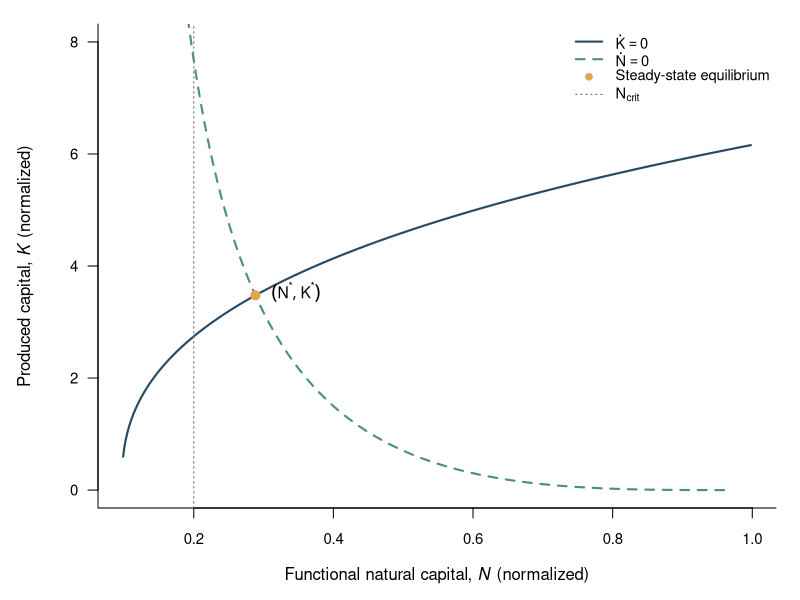
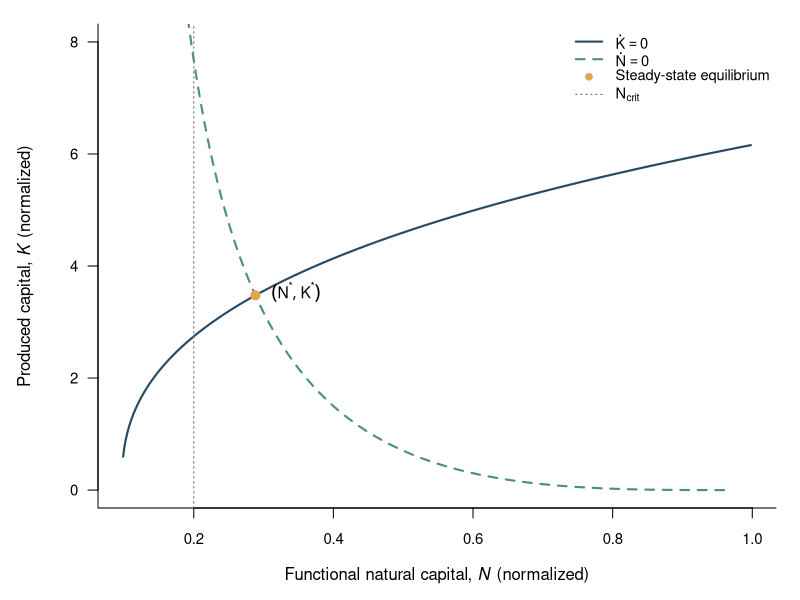
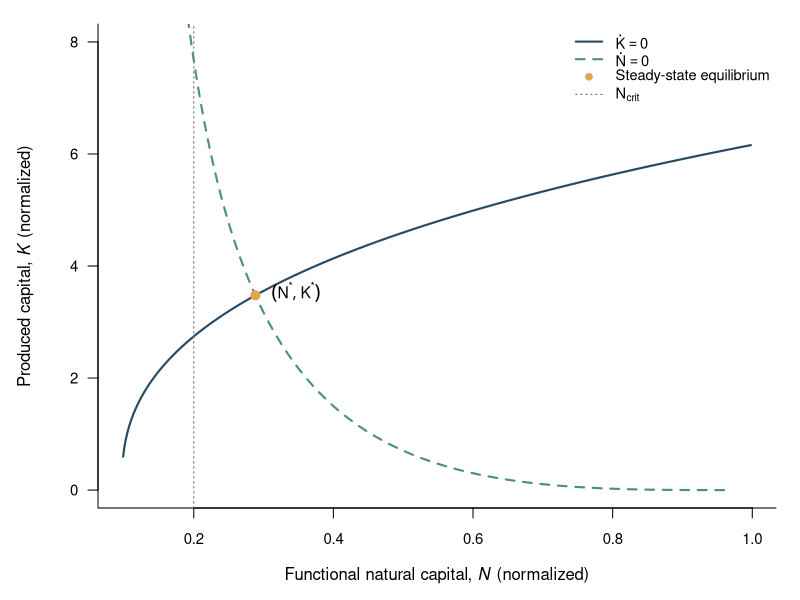
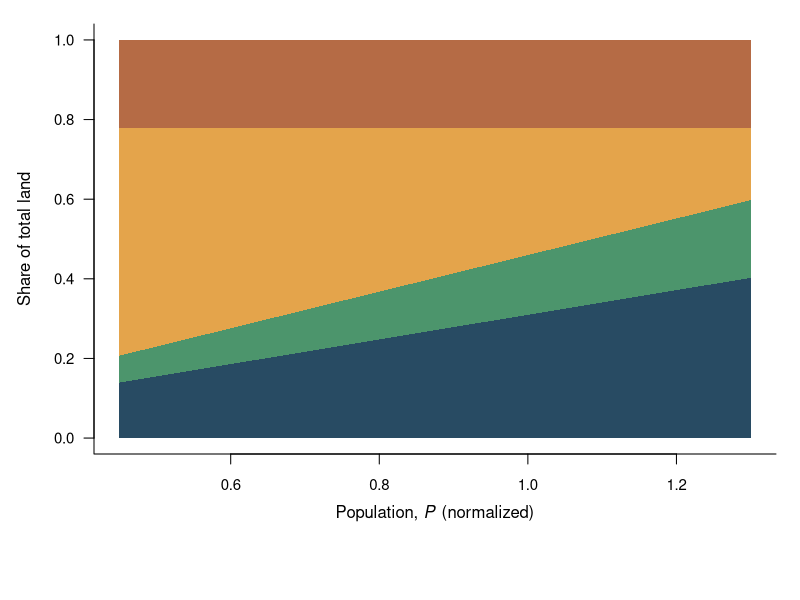
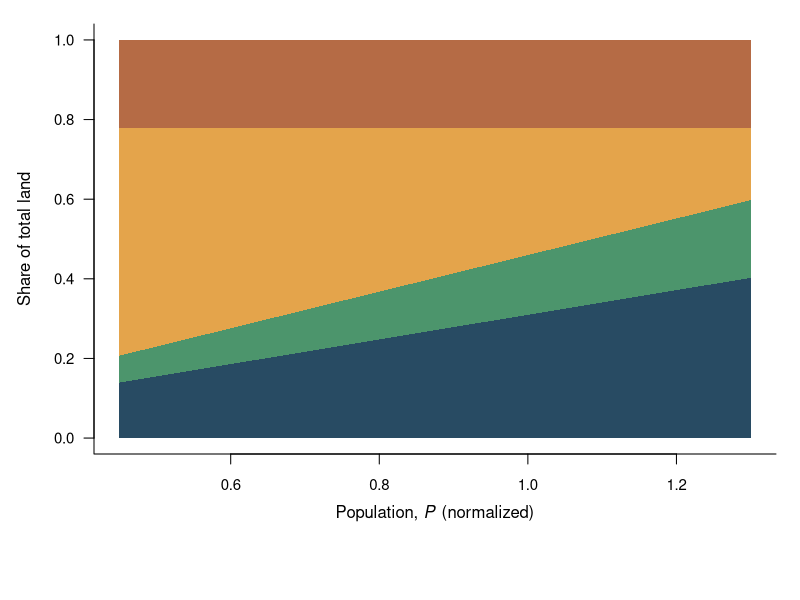
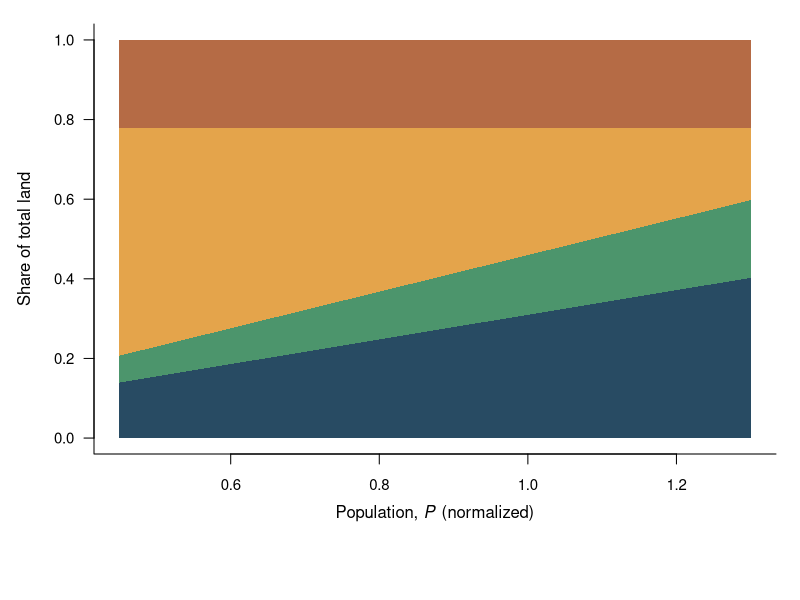
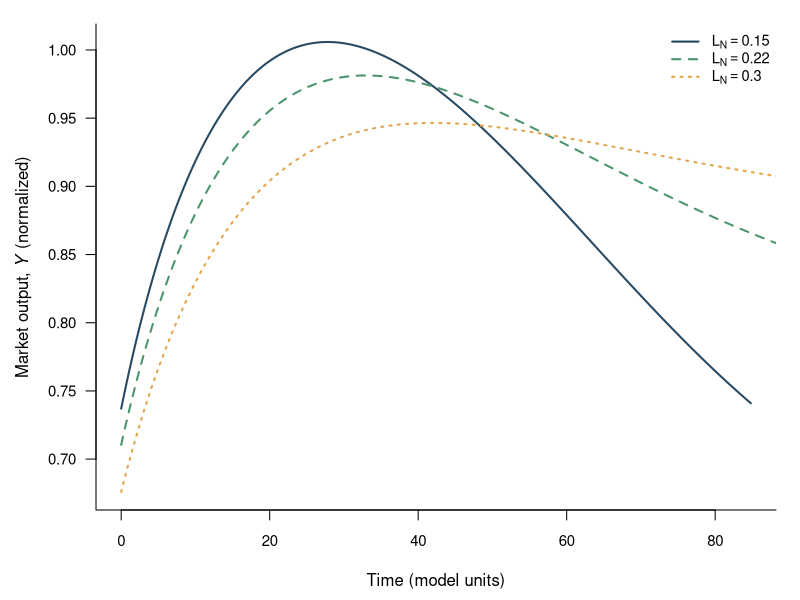
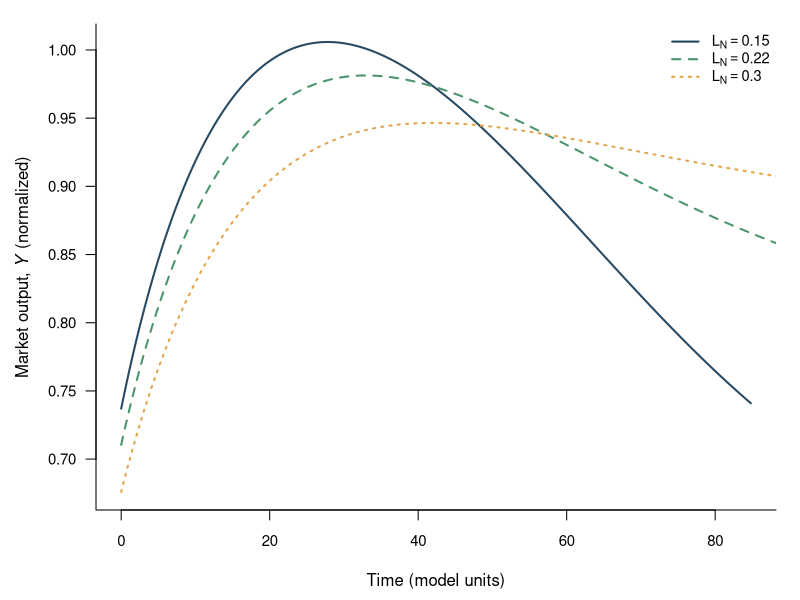

Here is the R script that generated these plots, in order:
# Growth on a Finite Surface — reproducible numerical illustrations
# Guamán-Lazo, Luis | Universidad Técnica de Manabí
# Base R only. From repository root: source('code/Reproducible_model_code.R')
# Outputs are written in ./finite_surface_outputs/
# NOTE: equilibrium theorems concern a REDUCED constant-saving system,
# not existence/uniqueness of the infinite-horizon planner optimum.

set.seed(20260928)
# Run from the repository root. No machine-specific working directory is required.
outdir <- 'finite_surface_outputs'
dir.create(outdir, showWarnings=FALSE, recursive=TRUE)
p <- list(Tbar=1, fbar=.18, AF=.65, xi=.50, hbar=.12, AH=.80,
          A=.90, alpha=.35, beta=.25, gamma=.20, s=.22, delta=.05,
          rhoN=.08, Nbar=1, chi=.015, zeta=.005, Ncrit=.20,
          LN_min=.12)
# Explicit parameter alias: prevents undefined defaults in helper functions.
PARAMS <- p
stopifnot(p$Tbar>0,p$fbar>0,p$AF>0,p$xi>0,p$hbar>0,p$AH>0,
          p$A>0,p$alpha>0,p$alpha<1,p$beta>0,p$gamma>=0,
          p$s>0,p$s<1,p$delta>0,p$rhoN>0,p$Nbar>0,
          p$chi>0,p$zeta>0,p$Ncrit>0,p$Ncrit<p$Nbar,
          p$LN_min>=0,p$LN_min<p$Tbar)

land <- function(P,N,LN,p=PARAMS) {
  if(any(!is.finite(c(P,N,LN))) || P<=0 || N<=0 || LN<p$LN_min || LN>p$Tbar)
    stop('Invalid population, ecological stock or conservation allocation')
  LA <- p$fbar*P/(p$AF*N^p$xi)
  LH <- p$hbar*P/p$AH
  LY <- p$Tbar-LA-LH-LN
  c(LA=LA,LH=LH,LY=LY,LN=LN)
}
D <- function(P,N,LN,p=PARAMS) unname(land(P,N,LN,p)['LY'])
Y <- function(K,P,N,LN,p=PARAMS) {
  if(!is.finite(K) || K<=0 || D(P,N,LN,p)<=0) return(NA_real_)
  p$A*K^p$alpha*D(P,N,LN,p)^p$beta*N^p$gamma
}
dD_dP <- function(P,N,p=PARAMS) -p$fbar/(p$AF*N^p$xi)-p$hbar/p$AH
dD_dN <- function(P,N,p=PARAMS) p$xi*p$fbar*P/(p$AF*N^(p$xi+1))
d2D_dN2 <- function(P,N,p=PARAMS) -p$xi*(p$xi+1)*p$fbar*P/(p$AF*N^(p$xi+2))
d2D_dPdN <- function(P,N,p=PARAMS) p$xi*p$fbar/(p$AF*N^(p$xi+1))
dY_dK <- function(K,P,N,LN,p=PARAMS) p$alpha*Y(K,P,N,LN,p)/K
# IMPORTANT: planner partial holds LY fixed; reduced derivative includes D'(N).
dY_dN_partial <- function(K,P,N,LN,p=PARAMS) p$gamma*Y(K,P,N,LN,p)/N
dY_dN_total <- function(K,P,N,LN,p=PARAMS) {
  y <- Y(K,P,N,LN,p)
  y*(p$gamma/N+p$beta*dD_dN(P,N,p)/D(P,N,LN,p))
}
Pmax <- function(N,LN=p$LN_min,p=PARAMS) (p$Tbar-LN)/(p$fbar/(p$AF*N^p$xi)+p$hbar/p$AH)
N_feasibility <- function(P,LN,p=PARAMS) {
  B <- p$Tbar-p$hbar*P/p$AH-LN
  if(B<=0) return(NA_real_)
  (p$fbar*P/(p$AF*B))^(1/p$xi)
}
cdiff <- function(fun,x,h=1e-5) (fun(x+h)-fun(x-h))/(2*h)
P0 <- .75; N0 <- .80; K0 <- 1.50; LN0 <- .22
stopifnot(LN0>=p$LN_min,D(P0,N0,LN0,p)>0)
checks <- data.frame(
  derivative=c('D_P','D_N','D_NN','D_PN','D_LN','Y_K','Y_N_total','Y_N_partial'),
  analytical=c(dD_dP(P0,N0,p),dD_dN(P0,N0,p),d2D_dN2(P0,N0,p),
               d2D_dPdN(P0,N0,p),-1,dY_dK(K0,P0,N0,LN0,p),
               dY_dN_total(K0,P0,N0,LN0,p),dY_dN_partial(K0,P0,N0,LN0,p)),
  numerical=c(cdiff(function(x) D(x,N0,LN0,p),P0),
              cdiff(function(x) D(P0,x,LN0,p),N0),
              cdiff(function(x) dD_dN(P0,x,p),N0),
              cdiff(function(x) dD_dP(P0,x,p),N0),
              cdiff(function(x) D(P0,N0,x,p),LN0),
              cdiff(function(x) Y(x,P0,N0,LN0,p),K0),
              cdiff(function(x) Y(K0,P0,x,LN0,p),N0),
              cdiff(function(x) p$A*K0^p$alpha*D(P0,N0,LN0,p)^p$beta*x^p$gamma,N0)))
checks$absolute_error <- abs(checks$analytical-checks$numerical)
write.csv(checks,file.path(outdir,'derivative_checks.csv'),row.names=FALSE)
stopifnot(all(is.finite(checks$absolute_error)),max(checks$absolute_error)<1e-5)

# Proposition 3: analytic Nf, strict boundary condition and unique root.
solve_reduced <- function(P,LN,p=PARAMS) {
  nf <- N_feasibility(P,LN,p)
  if(!is.finite(nf) || nf>=p$Nbar)
    return(list(status='No nonempty feasible ecological interval',Nf=nf))
  margin <- p$rhoN*LN*(1-nf/p$Nbar)-p$zeta*p$fbar*P
  if(margin<=0)
    return(list(status='Existence theorem boundary condition fails',Nf=nf,margin=margin))
  Knull <- function(N) ((p$s*p$A/p$delta)*D(P,N,LN,p)^p$beta*N^p$gamma)^(1/(1-p$alpha))
  G <- function(N) p$rhoN*LN*(1-N/p$Nbar)-p$chi*Y(Knull(N),P,N,LN,p)-p$zeta*p$fbar*P
  # G is evaluated at Nf by its analytic right-hand limit, avoiding D=0.
  ns <- uniroot(G,c(nf+1e-10*(p$Nbar-nf),p$Nbar),tol=1e-12)$root
  ks <- Knull(ns); ys <- Y(ks,P,ns,LN,p)
  YK <- dY_dK(ks,P,ns,LN,p); YN <- dY_dN_total(ks,P,ns,LN,p)
  J <- matrix(c(p$s*YK-p$delta,-p$chi*YK,p$s*YN,
                -p$rhoN*LN/p$Nbar-p$chi*YN),2,2,
              dimnames=list(c('Kdot','Ndot'),c('K','N')))
  tr <- sum(diag(J)); determinant <- det(J); eigenvalues <- eigen(J)$values
  stopifnot(tr<0,determinant>0,all(Re(eigenvalues)<0),
            abs(p$s*ys-p$delta*ks)<1e-7,abs(G(ns))<1e-7)
  list(status=if(ns>p$Ncrit) 'Interior and ecologically admissible' else
         'Interior mathematically; violates Ncrit',Nf=nf,margin=margin,
       Nstar=ns,Kstar=ks,Ystar=ys,J=J,trace=tr,determinant=determinant,
       eigenvalues=eigenvalues,Knull=Knull,G=G)
}
sol <- solve_reduced(P0,LN0,p)
if(is.null(sol$Nstar)) stop(sol$status)
write.csv(data.frame(Nf=sol$Nf,Nstar=sol$Nstar,Kstar=sol$Kstar,
                     Ystar=sol$Ystar,trace=sol$trace,determinant=sol$determinant,
                     admissible=sol$Nstar>p$Ncrit),
          file.path(outdir,'equilibrium_v6.csv'),row.names=FALSE)
write.csv(sol$J,file.path(outdir,'jacobian_v6.csv'))

# RK4 with no artificial floor or clipping: stop at first detected infeasible step (grid approximation).
rhs <- function(z,LN,P,p=PARAMS) {
  K <- z[1]; N <- z[2]
  if(!is.finite(K) || !is.finite(N) || K<=0 || N<=0 || N>p$Nbar ||
     D(P,N,LN,p)<=0) return(c(NA_real_,NA_real_))
  yy <- Y(K,P,N,LN,p)
  c(p$s*yy-p$delta*K,
    p$rhoN*LN*(1-N/p$Nbar)-p$chi*yy-p$zeta*p$fbar*P)
}
simulate_path <- function(LN,T=150,dt=.05,P=P0,p=PARAMS,Kinit=1,Ninit=.85) {
  tt <- seq(0,T,by=dt); zz <- matrix(NA_real_,length(tt),2)
  zz[1,] <- c(Kinit,Ninit); status <- 'completed'; last <- length(tt)
  for(i in 2:length(tt)) {
    z <- zz[i-1,]; a <- rhs(z,LN,P,p)
    b <- rhs(z+dt*a/2,LN,P,p)
    c <- rhs(z+dt*b/2,LN,P,p)
    d <- rhs(z+dt*c,LN,P,p)
    zn <- z+dt*(a+2*b+2*c+d)/6
    if(any(!is.finite(c(a,b,c,d,zn))) || zn[1]<=0 || zn[2]<=0 ||
       zn[2]>p$Nbar || D(P,zn[2],LN,p)<=0 || zn[2]<p$Ncrit) {
      status <- 'stopped: infeasible or ecological floor reached'
      last <- i-1; break
    }
    zz[i,] <- zn
  }
  zz <- zz[seq_len(last),,drop=FALSE]
  zN <- zz[,2]
  yy <- vapply(seq_len(last),function(i) Y(zz[i,1],P,zN[i],LN,p),numeric(1))
  LL <- t(vapply(zN,function(n) land(P,n,LN,p),numeric(4)))
  df <- data.frame(time=tt[seq_len(last)],K=zz[,1],N=zN,Y=yy,
                   LA=LL[,1],LH=LL[,2],LY=LL[,3],LN=LL[,4],
                   scenario_LN=LN)
  stopifnot(max(abs(rowSums(LL)-p$Tbar))<1e-10,all(df$LY>0))
  attr(df,'status') <- status
  df
}
scenarios <- c(.15,.22,.30)
paths <- lapply(scenarios, function(LN) simulate_path(LN=LN, P=P0, p=PARAMS))
allpaths <- do.call(rbind,paths)
write.csv(allpaths,file.path(outdir,'transition_paths.csv'),row.names=FALSE)
write.csv(data.frame(LN=scenarios,status=vapply(paths,function(x) attr(x,'status'),''),
                     last_time=vapply(paths,function(x) tail(x$time,1),0.0)),
          file.path(outdir,'transition_status.csv'),row.names=FALSE)

# Figures: reproducible 600 dpi TIFF + PNG + vector PDF from the SAME plotting function.
colors <- c('#284B63','#4C956C','#E4A44B','#B56B45')
export_plot <- function(stem,draw,width=7.5,height=5.2) {
  for(fmt in c('png','tiff','pdf')) {
    fn <- file.path(outdir,paste0(stem,'.',fmt))
    if(fmt=='png') png(fn,width=width,height=height,units='in',res=600)
    if(fmt=='tiff') tiff(fn,width=width,height=height,units='in',res=600,compression='lzw')
    if(fmt=='pdf') pdf(fn,width=width,height=height,onefile=FALSE)
    draw(); dev.off()
  }
}
# Publication graphics: compact axis/legend sizes, consistent with manuscript order.
figure_phase <- function() {
  nv <- seq(sol$Nf+.002,p$Nbar-.002,length.out=600)
  kn <- vapply(nv,sol$Knull,numeric(1))
  nn <- vapply(nv,function(n) {
    regen <- p$rhoN*LN0*(1-n/p$Nbar)-p$zeta*p$fbar*P0
    if(regen<=0) return(NA_real_)
    (regen/(p$chi*p$A*D(P0,n,LN0,p)^p$beta*n^p$gamma))^(1/p$alpha)
  },numeric(1))
  par(mar=c(4.6,4.9,1.2,1.2),las=1,bty='l')
  plot(nv,kn,type='l',lwd=2.1,col=colors[1],ylim=c(0,max(8,1.4*sol$Kstar)),
       xlab=expression('Functional natural capital, '*italic(N)*' (normalized)'),
       ylab=expression('Produced capital, '*italic(K)*' (normalized)'),cex.lab=1.00,cex.axis=.90)
  lines(nv,nn,lwd=2.1,lty=2,col=colors[2]); points(sol$Nstar,sol$Kstar,pch=19,col=colors[3],cex=1.2)
  text(sol$Nstar,sol$Kstar,labels=expression(group('(',list(N^'*',K^'*'),')')),
       pos=4,offset=.8,cex=.94)
  abline(v=p$Ncrit,lty=3,lwd=1.2,col='grey50')
  legend('topright',bty='n',lwd=c(2.1,2.1,NA,1.2),lty=c(1,2,NA,3),
         pch=c(NA,NA,19,NA),col=c(colors[1:3],'grey50'),
         legend=as.expression(list(bquote(dot(K)==0),bquote(dot(N)==0),
                                   'Steady-state equilibrium',bquote(N[crit]))),cex=.88)
}
figure_land <- function() {
  Pgrid <- seq(.45,1.30,length.out=250)
  MM <- t(vapply(Pgrid,function(P) land(P,N0,LN0,p),numeric(4)))
  stopifnot(all(MM[,'LY']>0)); MM <- MM/p$Tbar
  cum <- t(apply(MM,1,cumsum))
  par(mar=c(7.3,4.7,1.2,1.2),las=1,bty='l')
  plot(Pgrid,Pgrid*0,type='n',ylim=c(0,1),xlab='',
       ylab='Share of total land',cex.lab=1.00,cex.axis=.90)
  for(j in seq_len(4)) {
    low <- if(j==1) rep(0,length(Pgrid)) else cum[,j-1]
    polygon(c(Pgrid,rev(Pgrid)),c(low,rev(cum[,j])),col=colors[j],border=NA)
  }
  mtext(expression('Population, '*italic(P)*' (normalized)'),side=1,line=2.6,cex=1.00)
  legend('bottom',inset=c(0,-.45),xpd=NA,ncol=2,bty='n',
         legend=expression('Agriculture ('*L[A]*')','Housing ('*L[H]*')',
                           'Market production ('*L[Y]*')','Natural land ('*L[N]*')'),
         fill=colors,cex=.88,x.intersp=.8,y.intersp=1.12)
}
figure_paths <- function(field='Y') {
  par(mar=c(4.5,4.8,1.2,1.2),las=1,bty='l')
  yr <- range(unlist(lapply(paths,function(z) z[[field]])),finite=TRUE)
  yl <- switch(field,Y=expression('Market output, '*italic(Y)*' (normalized)'),
               N=expression('Functional natural capital, '*italic(N)*' (normalized)'),
               LY=expression('Market land, '*L[Y]*' (normalized)'),field)
  plot(paths[[1]]$time,paths[[1]][[field]],type='l',lwd=2,col=colors[1],
       ylim=yr,xlab='Time (model units)',ylab=yl,cex.lab=1.00,cex.axis=.90)
  for(i in 2:length(paths)) lines(paths[[i]]$time,paths[[i]][[field]],
                                  lwd=2,col=colors[i],lty=i)
  legend('topright',bty='n',lwd=2,lty=seq_along(paths),col=colors[seq_along(paths)],
         legend=as.expression(lapply(scenarios,function(z) bquote(L[N]==.(z)))),cex=.88)
}
figure_release <- function() {
  nv <- seq(max(p$Ncrit,.22),p$Nbar,length.out=250)
  ag <- vapply(nv,function(n) unname(land(P0,n,LN0,p)['LA']),numeric(1))/p$Tbar
  pr <- vapply(nv,function(n) D(P0,n,LN0,p),numeric(1))/p$Tbar
  par(mar=c(4.5,4.8,1.2,1.2),las=1,bty='l')
  plot(nv,ag,type='l',lwd=2,col=colors[1],ylim=range(c(ag,pr)),
       xlab=expression('Functional natural capital, '*italic(N)*' (normalized)'),
       ylab='Share of total land',cex.lab=1.00,cex.axis=.90)
  lines(nv,pr,lwd=2,col=colors[2],lty=2)
  legend('right',bty='n',lwd=2,lty=c(1,2),col=colors[1:2],
         legend=expression('Minimum agricultural land ('*L[A]^min*')',
                           'Residual market land ('*L[Y]*')'),
         cex=.88,x.intersp=.8,y.intersp=1.12)
}
# Manuscript numbering: phase, population displacement, output paths, ecological release.
export_plot('Figure_1_phase_diagram',figure_phase)
export_plot('Figure_2_land_displacement',figure_land)
export_plot('Figure_3_output_paths',function() figure_paths('Y'))
export_plot('Figure_4_ecological_land_release',figure_release)
# Supplementary diagnostics, not numbered as main-text figures.
export_plot('Supplement_Natural_capital_paths',function() figure_paths('N'))
export_plot('Supplement_Productive_land_paths',function() figure_paths('LY'))

# Sensitivity: distinguish theoretical existence, ecological admissibility and failure.
grid <- expand.grid(LN=c(.15,.20,.25,.30),rhoN=c(.05,.08,.11),
                    chi=c(.010,.015,.020),xi=c(.25,.50,.75))
sensitivity <- do.call(rbind,lapply(seq_len(nrow(grid)),function(i) {
  pp <- p; pp$rhoN <- grid$rhoN[i]; pp$chi <- grid$chi[i]; pp$xi <- grid$xi[i]
  ss <- solve_reduced(P0,grid$LN[i],pp)
  data.frame(grid[i,],status=ss$status,Nf=ss$Nf,
             Nstar=if(is.null(ss$Nstar)) NA_real_ else ss$Nstar,
             Kstar=if(is.null(ss$Kstar)) NA_real_ else ss$Kstar)
}))
write.csv(sensitivity,file.path(outdir,'sensitivity.csv'),row.names=FALSE)
cat('Baseline mathematical checks passed. Output directory:',normalizePath(outdir),'\n')
cat(sprintf('Nf=%.6f; N*=%.6f; K*=%.6f; Y*=%.6f; ecological admissible=%s\n',
            sol$Nf,sol$Nstar,sol$Kstar,sol$Ystar,sol$Nstar>p$Ncrit))

# MODEL A vs MODEL B: theoretical robustness, gamma=0 (not a planner optimum).
model_comparison <- do.call(rbind,lapply(c('A_direct_and_indirect','B_indirect_only'),function(model) {
  pp <- p; if(model=='B_indirect_only') pp$gamma <- 0
  ss <- solve_reduced(P0,LN0,pp)
  if(is.null(ss$Nstar)) return(data.frame(model=model,gamma=pp$gamma,status=ss$status,Nstar=NA_real_,Kstar=NA_real_,Ystar=NA_real_,trace=NA_real_,determinant=NA_real_))
  data.frame(model=model,gamma=pp$gamma,status=ss$status,Nstar=ss$Nstar,Kstar=ss$Kstar,Ystar=ss$Ystar,trace=ss$trace,determinant=ss$determinant)
}))
write.csv(model_comparison,file.path(outdir,'model_A_vs_B_gamma0.csv'),row.names=FALSE)
print(model_comparison)
# Dulac sign at benchmark interior grid: analytic sign check, not global-stability proof.
dulac_check <- function(K,N,P,LN,p=PARAMS) {
  yy <- Y(K,P,N,LN,p); yn <- dY_dN_total(K,P,N,LN,p)
  p$s*(p$alpha-1)*yy/K^2-(p$rhoN*LN/p$Nbar+p$chi*yn)/K
}
dulac_grid <- expand.grid(K=seq(.1,8,length.out=30),N=seq(sol$Nf+.01,p$Nbar-.01,length.out=30))
dulac_grid$divergence <- mapply(function(K,N) dulac_check(K,N,P0,LN0,p),dulac_grid$K,dulac_grid$N)
stopifnot(all(is.finite(dulac_grid$divergence)),all(dulac_grid$divergence<0))
write.csv(dulac_grid,file.path(outdir,'dulac_negative_divergence_grid.csv'),row.names=FALSE)

# --- Exogenous demographic sensitivity (not an autonomous stability theorem) ---
# The benchmark population P0 remains fixed in all existing equilibrium results.
# Population varies ONLY in this additional, explicitly nonautonomous exercise.
simulate_demography <- function(gP,LN=LN0,T=100,dt=.05,Pinit=P0,Kinit=1,Ninit=.85,p=PARAMS) {
  stopifnot(gP>=0,LN>=p$LN_min,dt>0,Pinit>0)
  times <- seq(0,T,by=dt); z <- c(Kinit,Ninit)
  data <- data.frame(time=numeric(0),P=numeric(0),K=numeric(0),N=numeric(0),Y=numeric(0),LY=numeric(0),gP=numeric(0))
  status <- 'completed'
  pmax_cap <- Pmax(p$Nbar,LN,p)
  for(i in seq_along(times)) {
    t <- times[i]; pop <- Pinit*exp(gP*t)
    if(!all(is.finite(z)) || z[1]<=0 || z[2]<p$Ncrit || z[2]>p$Nbar || D(pop,z[2],LN,p)<=0) {
      status <- 'stopped: feasibility boundary'; break
    }
    data <- rbind(data,data.frame(time=t,P=pop,K=z[1],N=z[2],Y=Y(z[1],pop,z[2],LN,p),LY=D(pop,z[2],LN,p),gP=gP))
    if(i==length(times)) break
    f <- function(tt,zz) rhs(zz,LN,Pinit*exp(gP*tt),p)
    a <- f(t,z); b <- f(t+dt/2,z+dt*a/2)
    c <- f(t+dt/2,z+dt*b/2); d <- f(t+dt,z+dt*c)
    zn <- z+dt*(a+2*b+2*c+d)/6
    if(any(!is.finite(c(a,b,c,d,zn))) || zn[1]<=0 || zn[2]<p$Ncrit || zn[2]>p$Nbar || D(Pinit*exp(gP*(t+dt)),zn[2],LN,p)<=0) {
      status <- 'stopped: feasibility boundary'; break
    }
    z <- zn
  }
  # Last feasible grid time is not an exact root-located event time.
  data$pressure <- data$P/pmax_cap
  attr(data,'status') <- status
  data
}
demo_rates <- c(0,.005,.01)
demo_paths <- lapply(demo_rates,function(g) simulate_demography(gP=g,LN=LN0,p=PARAMS))
write.csv(do.call(rbind,demo_paths),file.path(outdir,'demographic_sensitivity.csv'),row.names=FALSE)
write.csv(data.frame(gP=demo_rates,status=vapply(demo_paths,function(z) attr(z,'status'),''),
                     last_feasible_time=vapply(demo_paths,function(z) tail(z$time,1),0.0),
                     theoretical_upper_bound=vapply(demo_rates,function(g) if(g==0) Inf else log(Pmax(p$Nbar,LN0,p)/P0)/g,0.0)),
          file.path(outdir,'demographic_sensitivity_status.csv'),row.names=FALSE)
figure_demographic <- function() {
  old <- par(no.readonly=TRUE); on.exit(par(old))
  par(mfrow=c(1,2),mar=c(4.4,4.6,1.5,1),las=1,bty='l')
  yr <- range(unlist(lapply(demo_paths,function(z) z$pressure)),finite=TRUE)
  plot(NA,xlim=c(0,100),ylim=range(c(yr,1)),xlab='Time (model units)',
       ylab=expression('Population pressure, '*P/P[max]),cex.lab=1.00,cex.axis=.90)
  abline(h=1,col='grey60',lty=3)
  for(i in seq_along(demo_paths)) lines(demo_paths[[i]]$time,demo_paths[[i]]$pressure,col=colors[i],lty=i,lwd=2)
  legend('topleft',legend=expression(g[P]==0,g[P]==0.005,g[P]==0.01),col=colors[1:3],lty=1:3,lwd=2,bty='n',cex=.85)
  yr <- range(unlist(lapply(demo_paths,function(z) z$Y)),finite=TRUE)
  plot(NA,xlim=c(0,100),ylim=yr,xlab='Time (model units)',
       ylab=expression('Non-agricultural market output, '*Y*' (normalized)'),cex.lab=1.00,cex.axis=.90)
  for(i in seq_along(demo_paths)) lines(demo_paths[[i]]$time,demo_paths[[i]]$Y,col=colors[i],lty=i,lwd=2)
  legend('bottomleft',legend=expression(g[P]==0,g[P]==0.005,g[P]==0.01),col=colors[1:3],lty=1:3,lwd=2,bty='n',cex=.85)
}
export_plot('Figure_5_demographic_sensitivity',figure_demographic,width=10.8,height=4.4)
cat('Demographic sensitivity exported; benchmark stability proof applies only to gP=0.\n')
